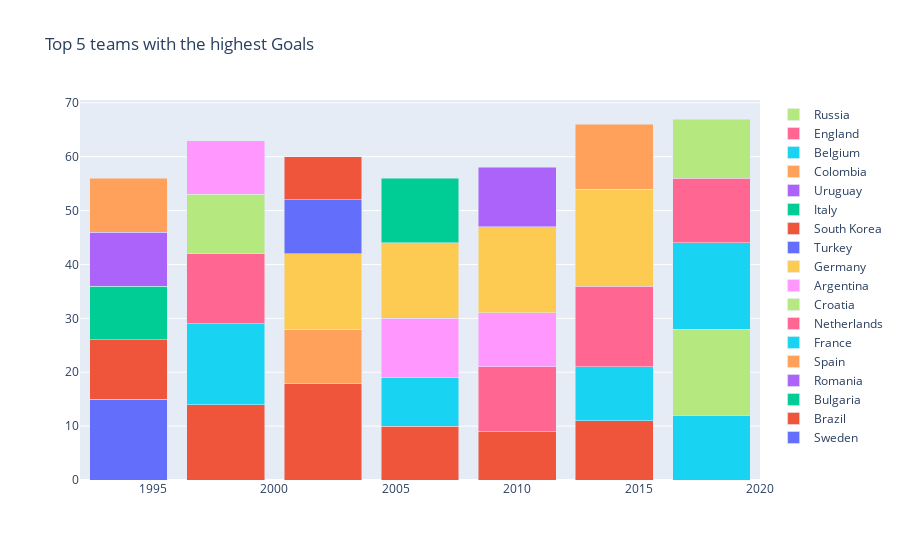

The code cell stored with this chart in its notebook:
### Code cell
results = []
for team in top5_teams['Country'].drop_duplicates().values:
    year= top5_teams[top5_teams['Country']== team]['Year']
    fifa_team_goals=top5_teams[top5_teams['Country']==team]['Goals']
    
    
    results.append(go.Bar(x= year, y= fifa_team_goals, name = team))
layout = go.Layout(barmode='stack', title='Top 5 teams with the highest Goals', showlegend = True)

fig = go.Figure(data = results, layout = layout)
fig.show()

### Figure 1 — Plotly figure (JSON) as saved in the notebook; plotly's stock layout.template omitted (floating-point values rounded to 4 significant figures)
{"data": [{"name": "Sweden", "type": "bar", "x": [1994], "y": [15]}, {"name": "Brazil", "type": "bar", "x": [1994, 1998, 2002, 2006, 2010, 2014], "y": [11, 14, 18, 10, 9, 11]}, {"name": "Bulgaria", "type": "bar", "x": [1994], "y": [10]}, {"name": "Romania", "type": "bar", "x": [1994], "y": [10]}, {"name": "Spain", "type": "bar", "x": [1994, 2002], "y": [10, 10]}, {"name": "France", "type": "bar", "x": [1998, 2006, 2014, 2018], "y": [15, 9, 10, 12]}, {"name": "Netherlands", "type": "bar", "x": [1998, 2010, 2014], "y": [13, 12, 15]}, {"name": "Croatia", "type": "bar", "x": [1998, 2018], "y": [11, 16]}, {"name": "Argentina", "type": "bar", "x": [1998, 2006, 2010], "y": [10, 11, 10]}, {"name": "Germany", "type": "bar", "x": [2002, 2006, 2010, 2014], "y": [14, 14, 16, 18]}, {"name": "Turkey", "type": "bar", "x": [2002], "y": [10]}, {"name": "South Korea", "type": "bar", "x": [2002], "y": [8]}, {"name": "Italy", "type": "bar", "x": [2006], "y": [12]}, {"name": "Uruguay", "type": "bar", "x": [2010], "y": [11]}, {"name": "Colombia", "type": "bar", "x": [2014], "y": [12]}, {"name": "Belgium", "type": "bar", "x": [2018], "y": [16]}, {"name": "England", "type": "bar", "x": [2018], "y": [12]}, {"name": "Russia", "type": "bar", "x": [2018], "y": [11]}], "layout": {"barmode": "stack", "showlegend": true, "title": {"text": "Top 5 teams with the highest Goals"}}}
